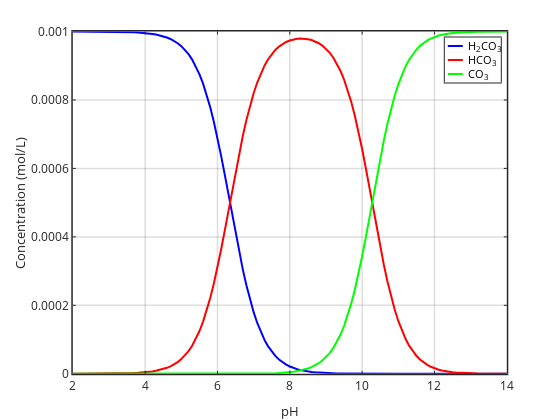

This figure's notebook cell:
### Code cell
% constants
Ka1=10^-6.3; Ka2=10^-10.3; CT=1e-3; pH=2:0.1:14; H=10.^-pH;

database=['phreeqc.dat'];

%input info (mineral, total and species names, must match the PHREEQC database file !!!

minerals=[{'calcite'}]; % this is where you list the mineral phases to consider
totalvector=[CT; 1e-9];
%totalvector=[CT; 1e-1];
totalnames=[{'C(4)'};{'Ca'}];
T=25; % temperature in degree C (run 5 degrees C and 35 degrees C to see the differnece)
show=0; % this should show the PHREEQC output to the screen. works in Matlab but not Octave
speciesexport=[{'CO2'};{'HCO3-'};{'CO3-2'}]; % need to tell what species we want to look at after the run
acid=[]; % not relevant for this problem
pe=20.75-pH; % you need initial values for pH and pe (Redox condition).  they aren't used but can' be blank
pHfixcheck=0; %1 makes the pH fixed, 0 means pH is free to vary (same for pe).  here MUST be 0.  
%can't do fixed pH AND open without adding cations

%[solutionspeciesconcs, speciesnames] = ...
%    runPHREEQCv3(T, 2, 13, totalnames, totalvector, minerals, speciesexport, database, show, [], 0)

for i=1:length(pH)

[solutionspeciesconcs, speciesnames] = ...
    runPHREEQCv3(T, pH(i), pe(i), totalnames, totalvector, minerals, speciesexport, database, show, [], 0);
    H2CO3(i) = solutionspeciesconcs(1);  
    HCO3(i) = solutionspeciesconcs(2);   
    CO3(i) = solutionspeciesconcs(3);    
end

figure;
plot(pH, H2CO3, 'b-', 'LineWidth', 2); hold on;
plot(pH, HCO3, 'r-', 'LineWidth', 2);
plot(pH, CO3, 'g-', 'LineWidth', 2);
xlabel('pH'); ylabel('Concentration (mol/L)');
legend('H_2CO_3', 'HCO_3', 'CO_3');
set(gca, 'FontSize', 12, 'LineWidth', 1.5);
grid on;
title('Carbonate Species Distribution vs pH');

### Figure 1 — Plotly figure (JSON) as saved in the notebook; plotly's stock layout.template omitted (floating-point values rounded to 4 significant figures)
{"data": [{"line": {"color": "rgb(0,0,255)", "dash": "solid", "width": 2}, "marker": {"color": "rgb(0,0,255)", "line": {"color": "rgb(0,0,255)"}, "size": 6, "symbol": "none"}, "mode": "lines", "name": "H_2CO_3", "showlegend": true, "type": "scatter", "visibility": true, "x": [2, 2.1, 2.2, 2.3, 2.4, 2.5, 2.6, 2.7, 2.8, 2.9, 3, 3.1, 3.2, 3.3, 3.4, 3.5, 3.6, 3.7, 3.8, 3.9, 4, 4.1, 4.2, 4.3, 4.4, 4.5, 4.6, 4.7, 4.8, 4.9, 5, 5.1, 5.2, 5.3, 5.4, 5.5, 5.6, 5.7, 5.8, 5.9, 6, 6.1, 6.2, 6.3, 6.4, 6.5, 6.6, 6.7, 6.8, 6.9, 7, 7.1, 7.2, 7.3, 7.4, 7.5, 7.6, 7.7, 7.8, 7.9, 8, 8.1, 8.2, 8.3, 8.4, 8.5, 8.6, 8.7, 8.8, 8.9, 9, 9.1, 9.2, 9.3, 9.4, 9.5, 9.6, 9.7, 9.8, 9.9, 10, 10.1, 10.2, 10.3, 10.4, 10.5, 10.6, 10.7, 10.8, 10.9, 11, 11.1, 11.2, 11.3, 11.4, 11.5, 11.6, 11.7, 11.8, 11.9, 12, 12.1, 12.2, 12.3, 12.4, 12.5, 12.6, 12.7, 12.8, 12.9, 13, 13.1, 13.2, 13.3, 13.4, 13.5, 13.6, 13.7, 13.8, 13.9, 14], "xaxis": "x", "y": [0.001, 0.0009999, 0.0009999, 0.0009999, 0.0009999, 0.0009999, 0.0009998, 0.0009998, 0.0009997, 0.0009996, 0.0009995, 0.0009994, 0.0009993, 0.0009991, 0.0009989, 0.0009986, 0.0009982, 0.0009977, 0.0009972, 0.0009964, 0.0009955, 0.0009944, 0.000993, 0.0009911, 0.0009889, 0.0009861, 0.0009825, 0.0009781, 0.0009726, 0.0009657, 0.0009572, 0.0009467, 0.0009337, 0.0009179, 0.0008987, 0.0008757, 0.0008483, 0.0008161, 0.0007788, 0.0007364, 0.0006891, 0.0006375, 0.0005825, 0.0005254, 0.0004676, 0.0004108, 0.0003562, 0.0003051, 0.0002584, 0.0002167, 0.0001801, 0.0001485, 0.0001216, 9.901e-05, 8.024e-05, 6.477e-05, 5.212e-05, 4.182e-05, 3.348e-05, 2.676e-05, 2.135e-05, 1.701e-05, 1.353e-05, 1.076e-05, 8.54e-06, 6.773e-06, 5.365e-06, 4.243e-06, 3.351e-06, 2.642e-06, 2.078e-06, 1.63e-06, 1.275e-06, 9.926e-07, 7.694e-07, 5.931e-07, 4.54e-07, 3.449e-07, 2.595e-07, 1.933e-07, 1.423e-07, 1.035e-07, 7.425e-08, 5.255e-08, 3.668e-08, 2.526e-08, 1.718e-08, 1.154e-08, 7.671e-09, 5.048e-09, 3.293e-09, 2.132e-09, 1.37e-09, 8.755e-10, 5.563e-10, 3.516e-10, 2.212e-10, 1.385e-10, 8.636e-11, 5.36e-11, 3.313e-11, 2.038e-11, 1.248e-11, 7.609e-12, 4.617e-12, 2.787e-12, 1.675e-12, 1.001e-12, 5.953e-13, 3.522e-13, 2.073e-13, 1.214e-13, 7.075e-14, 4.104e-14, 2.369e-14, 1.362e-14, 7.793e-15, 4.44e-15, 2.519e-15, 1.421e-15, 7.976e-16], "yaxis": "y"}, {"line": {"color": "rgb(255,0,0)", "dash": "solid", "width": 2}, "marker": {"color": "rgb(255,0,0)", "line": {"color": "rgb(255,0,0)"}, "size": 6, "symbol": "none"}, "mode": "lines", "name": "HCO_3", "showlegend": true, "type": "scatter", "visibility": true, "x": [2, 2.1, 2.2, 2.3, 2.4, 2.5, 2.6, 2.7, 2.8, 2.9, 3, 3.1, 3.2, 3.3, 3.4, 3.5, 3.6, 3.7, 3.8, 3.9, 4, 4.1, 4.2, 4.3, 4.4, 4.5, 4.6, 4.7, 4.8, 4.9, 5, 5.1, 5.2, 5.3, 5.4, 5.5, 5.6, 5.7, 5.8, 5.9, 6, 6.1, 6.2, 6.3, 6.4, 6.5, 6.6, 6.7, 6.8, 6.9, 7, 7.1, 7.2, 7.3, 7.4, 7.5, 7.6, 7.7, 7.8, 7.9, 8, 8.1, 8.2, 8.3, 8.4, 8.5, 8.6, 8.7, 8.8, 8.9, 9, 9.1, 9.2, 9.3, 9.4, 9.5, 9.6, 9.7, 9.8, 9.9, 10, 10.1, 10.2, 10.3, 10.4, 10.5, 10.6, 10.7, 10.8, 10.9, 11, 11.1, 11.2, 11.3, 11.4, 11.5, 11.6, 11.7, 11.8, 11.9, 12, 12.1, 12.2, 12.3, 12.4, 12.5, 12.6, 12.7, 12.8, 12.9, 13, 13.1, 13.2, 13.3, 13.4, 13.5, 13.6, 13.7, 13.8, 13.9, 14], "xaxis": "x", "y": [4.804e-08, 6.001e-08, 7.501e-08, 9.383e-08, 1.174e-07, 1.471e-07, 1.843e-07, 2.31e-07, 2.897e-07, 3.634e-07, 4.561e-07, 5.726e-07, 7.19e-07, 9.03e-07, 1.134e-06, 1.425e-06, 1.791e-06, 2.25e-06, 2.828e-06, 3.553e-06, 4.465e-06, 5.61e-06, 7.048e-06, 8.851e-06, 1.111e-05, 1.395e-05, 1.749e-05, 2.192e-05, 2.744e-05, 3.431e-05, 4.283e-05, 5.335e-05, 6.628e-05, 8.208e-05, 0.0001013, 0.0001243, 0.0001517, 0.0001839, 0.0002212, 0.0002636, 0.0003109, 0.0003625, 0.0004175, 0.0004746, 0.0005323, 0.0005892, 0.0006437, 0.0006947, 0.0007413, 0.000783, 0.0008195, 0.000851, 0.0008777, 0.0009001, 0.0009186, 0.0009337, 0.000946, 0.0009558, 0.0009634, 0.0009694, 0.0009737, 0.0009768, 0.0009786, 0.0009794, 0.000979, 0.0009776, 0.000975, 0.0009711, 0.0009657, 0.0009587, 0.0009496, 0.0009382, 0.000924, 0.0009066, 0.0008853, 0.0008598, 0.0008295, 0.0007941, 0.0007533, 0.0007073, 0.0006566, 0.0006019, 0.0005445, 0.0004859, 0.0004277, 0.0003714, 0.0003185, 0.0002698, 0.0002261, 0.0001876, 0.0001543, 0.000126, 0.0001022, 8.239e-05, 6.608e-05, 5.275e-05, 4.193e-05, 3.32e-05, 2.618e-05, 2.058e-05, 1.611e-05, 1.257e-05, 9.776e-06, 7.574e-06, 5.848e-06, 4.498e-06, 3.447e-06, 2.633e-06, 2.003e-06, 1.519e-06, 1.148e-06, 8.644e-07, 6.492e-07, 4.863e-07, 3.635e-07, 2.713e-07, 2.022e-07, 1.507e-07, 1.124e-07, 8.384e-08, 6.267e-08], "yaxis": "y"}, {"line": {"color": "rgb(0,255,0)", "dash": "solid", "width": 2}, "marker": {"color": "rgb(0,255,0)", "line": {"color": "rgb(0,255,0)"}, "size": 6, "symbol": "none"}, "mode": "lines", "name": "CO_3", "showlegend": true, "type": "scatter", "visibility": true, "x": [2, 2.1, 2.2, 2.3, 2.4, 2.5, 2.6, 2.7, 2.8, 2.9, 3, 3.1, 3.2, 3.3, 3.4, 3.5, 3.6, 3.7, 3.8, 3.9, 4, 4.1, 4.2, 4.3, 4.4, 4.5, 4.6, 4.7, 4.8, 4.9, 5, 5.1, 5.2, 5.3, 5.4, 5.5, 5.6, 5.7, 5.8, 5.9, 6, 6.1, 6.2, 6.3, 6.4, 6.5, 6.6, 6.7, 6.8, 6.9, 7, 7.1, 7.2, 7.3, 7.4, 7.5, 7.6, 7.7, 7.8, 7.9, 8, 8.1, 8.2, 8.3, 8.4, 8.5, 8.6, 8.7, 8.8, 8.9, 9, 9.1, 9.2, 9.3, 9.4, 9.5, 9.6, 9.7, 9.8, 9.9, 10, 10.1, 10.2, 10.3, 10.4, 10.5, 10.6, 10.7, 10.8, 10.9, 11, 11.1, 11.2, 11.3, 11.4, 11.5, 11.6, 11.7, 11.8, 11.9, 12, 12.1, 12.2, 12.3, 12.4, 12.5, 12.6, 12.7, 12.8, 12.9, 13, 13.1, 13.2, 13.3, 13.4, 13.5, 13.6, 13.7, 13.8, 13.9, 14], "xaxis": "x", "y": [2.831e-16, 4.351e-16, 6.707e-16, 1.036e-15, 1.605e-15, 2.493e-15, 3.878e-15, 6.043e-15, 9.435e-15, 1.475e-14, 2.31e-14, 3.62e-14, 5.682e-14, 8.925e-14, 1.403e-13, 2.208e-13, 3.476e-13, 5.477e-13, 8.633e-13, 1.361e-12, 2.148e-12, 3.389e-12, 5.348e-12, 8.441e-12, 1.332e-11, 2.103e-11, 3.319e-11, 5.235e-11, 8.253e-11, 1.3e-10, 2.045e-10, 3.211e-10, 5.031e-10, 7.859e-10, 1.223e-09, 1.895e-09, 2.92e-09, 4.47e-09, 6.789e-09, 1.022e-08, 1.522e-08, 2.242e-08, 3.261e-08, 4.682e-08, 6.631e-08, 9.266e-08, 1.278e-07, 1.74e-07, 2.342e-07, 3.12e-07, 4.118e-07, 5.39e-07, 7.006e-07, 9.053e-07, 1.164e-06, 1.49e-06, 1.902e-06, 2.42e-06, 3.073e-06, 3.893e-06, 4.925e-06, 6.221e-06, 7.85e-06, 9.893e-06, 1.245e-05, 1.566e-05, 1.968e-05, 2.469e-05, 3.093e-05, 3.869e-05, 4.83e-05, 6.015e-05, 7.47e-05, 9.243e-05, 0.0001139, 0.0001396, 0.00017, 0.0002056, 0.0002465, 0.0002925, 0.0003433, 0.000398, 0.0004554, 0.000514, 0.0005722, 0.0006285, 0.0006815, 0.0007302, 0.0007739, 0.0008124, 0.0008457, 0.000874, 0.0008978, 0.0009176, 0.0009339, 0.0009472, 0.0009581, 0.0009668, 0.0009738, 0.0009794, 0.0009839, 0.0009874, 0.0009902, 0.0009924, 0.0009942, 0.0009955, 0.0009966, 0.0009974, 0.000998, 0.0009985, 0.0009989, 0.0009991, 0.0009994, 0.0009995, 0.0009996, 0.0009997, 0.0009998, 0.0009998, 0.0009999, 0.0009999, 0.0009999], "yaxis": "y"}, {"hoverinfo": "none", "line": {"color": "rgb(0,0,255)", "dash": "solid", "width": 2}, "marker": {"color": "rgb(0,0,255)", "line": {"color": "rgb(0,0,255)"}, "size": 6, "symbol": "none"}, "mode": "lines", "name": "", "showlegend": false, "type": "scatter", "visibility": true, "x": [3, 18], "xaxis": "x2", "y": [8.5, 8.5], "yaxis": "y2"}, {"hoverinfo": "none", "line": {"color": "rgb(255,0,0)", "dash": "solid", "width": 2}, "marker": {"color": "rgb(255,0,0)", "line": {"color": "rgb(255,0,0)"}, "size": 6, "symbol": "none"}, "mode": "lines", "name": "", "showlegend": false, "type": "scatter", "visibility": true, "x": [3, 18], "xaxis": "x2", "y": [22.5, 22.5], "yaxis": "y2"}, {"hoverinfo": "none", "line": {"color": "rgb(0,255,0)", "dash": "solid", "width": 2}, "marker": {"color": "rgb(0,255,0)", "line": {"color": "rgb(0,255,0)"}, "size": 6, "symbol": "none"}, "mode": "lines", "name": "", "showlegend": false, "type": "scatter", "visibility": true, "x": [3, 18], "xaxis": "x2", "y": [36.5, 36.5], "yaxis": "y2"}], "layout": {"annotations": [{"font": {"color": "rgb(0, 0, 0)", "size": 10.8}, "showarrow": false, "text": "H<sub>2</sub>CO<sub>3</sub>", "x": 21, "xanchor": "left", "xref": "x2", "y": 8.5, "yanchor": "middle", "yref": "y2"}, {"font": {"color": "rgb(0, 0, 0)", "size": 10.8}, "showarrow": false, "text": "HCO<sub>3</sub>", "x": 21, "xanchor": "left", "xref": "x2", "y": 22.5, "yanchor": "middle", "yref": "y2"}, {"font": {"color": "rgb(0, 0, 0)", "size": 10.8}, "showarrow": false, "text": "CO<sub>3</sub>", "x": 21, "xanchor": "left", "xref": "x2", "y": 36.5, "yanchor": "middle", "yref": "y2"}], "height": 420, "hovermode": "closest", "margin": {"b": 0, "l": 0, "r": 0, "t": 0}, "plot_bgcolor": "rgba(0, 0, 0, 0)", "showlegend": false, "width": 560, "xaxis": {"anchor": "y", "autorange": false, "domain": [0.13, 0.905], "exponentformat": "none", "gridcolor": "rgba(38,38,38,0.15)", "gridwidth": 1.5, "linecolor": "rgb(38,38,38)", "linewidth": 1.5, "mirror": "ticks", "range": [2, 14], "showgrid": true, "showline": true, "side": "bottom", "spikedash": "solid", "spikemode": "across", "spikesides": false, "spikethickness": 1, "tickangle": 0, "tickcolor": "rgb(38,38,38)", "tickfont": {"color": "rgb(38,38,38)", "size": 12}, "ticklen": 3, "ticks": "inside", "ticktext": ["2", "4", "6", "8", "10", "12", "14"], "tickvals": [2, 4, 6, 8, 10, 12, 14], "title": {"font": {"color": "rgb(38,38,38)", "size": 13.2}, "text": "pH"}, "type": "linear", "visible": true, "zeroline": false}, "xaxis2": {"anchor": "y2", "autorange": false, "domain": [0.7943, 0.8943], "exponentformat": "none", "fixedrange": true, "gridcolor": "rgba(38,38,38,0.15)", "gridwidth": 1, "linecolor": "rgb(38,38,38)", "linewidth": 1, "mirror": true, "range": [0, 56], "showgrid": false, "showline": true, "showspikes": false, "side": "bottom", "spikedash": "solid", "spikemode": "across", "spikesides": false, "spikethickness": 1, "tickangle": 0, "tickcolor": "rgb(38,38,38)", "tickfont": {"color": "rgb(38,38,38)", "size": 10.8}, "ticklen": 3, "ticks": "", "ticktext": [], "tickvals": [], "title": {"font": {"color": "rgb(0, 0, 0)", "size": 11.88}, "text": ""}, "type": "linear", "visible": true, "zeroline": false}, "yaxis": {"anchor": "x", "autorange": false, "domain": [0.11, 0.925], "exponentformat": "none", "gridcolor": "rgba(38,38,38,0.15)", "gridwidth": 1.5, "linecolor": "rgb(38,38,38)", "linewidth": 1.5, "mirror": "ticks", "range": [0, 0.001], "showgrid": true, "showline": true, "side": "left", "spikedash": "solid", "spikemode": "across", "spikesides": false, "spikethickness": 1, "tickangle": 0, "tickcolor": "rgb(38,38,38)", "tickfont": {"color": "rgb(38,38,38)", "size": 12}, "ticklen": 3, "ticks": "inside", "ticktext": ["0", "0.0002", "0.0004", "0.0006", "0.0008", "0.001"], "tickvals": [0, 0.0002, 0.0004, 0.0006, 0.0008, 0.001], "title": {"font": {"color": "rgb(38,38,38)", "size": 13.2}, "text": "Concentration (mol/L)"}, "type": "linear", "visible": true, "zeroline": false}, "yaxis2": {"anchor": "x2", "autorange": false, "domain": [0.8036, 0.9107], "exponentformat": "none", "fixedrange": true, "gridcolor": "rgba(38,38,38,0.15)", "gridwidth": 1, "linecolor": "rgb(38,38,38)", "linewidth": 1, "mirror": true, "range": [45, 0], "showgrid": false, "showline": true, "showspikes": false, "side": "left", "spikedash": "solid", "spikemode": "across", "spikesides": false, "spikethickness": 1, "tickangle": 0, "tickcolor": "rgb(38,38,38)", "tickfont": {"color": "rgb(38,38,38)", "size": 10.8}, "ticklen": 3, "ticks": "", "ticktext": [], "tickvals": [], "title": {"font": {"color": "rgb(0, 0, 0)", "size": 11.88}, "text": ""}, "type": "linear", "visible": true, "zeroline": false}}}
